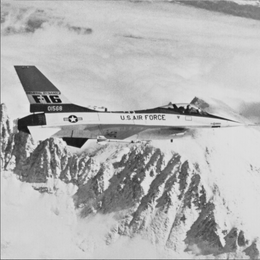
%> input picture project/plane.gif, 260 x 260 px, shrunk from 512 x 512 before the run
$ octave bitplane_slicing.m   (GNU Octave 9; MATLAB toolbox functions it lacks are replaced by stand-ins)
%> lines starting %> are read from the running program, lines starting %| are printed output that depends on the picture; in (x1, y1, x2, y2) boxes, pixels count from 0 and x2, y2 are one past the last pixel; in counts of white or black regions, pixels touching at a corner belong together; the program's own positions count from 1
clc
clear all
close all
i1 = imread('/Users/akshaygugale/Downloads/sem3-VIT/CSE4019/project/plane.gif');
%> i1: size 260x260 uint8; min 0, max 221, mean 164.3
i2 = imread('/Users/akshaygugale/Downloads/sem3-VIT/CSE4019/project/house.gif');
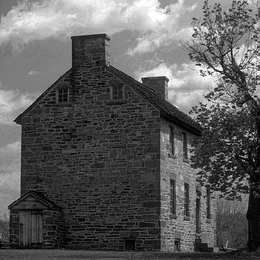
%> input picture project/house.gif, 260 x 260 px, shrunk from 512 x 512 before the run
%> i2 is the input picture: size 260x260 uint8; min 0, max 255, mean 92.9

[m n] = size(i1);
%> m = 260; n = 260

for k=1:m
    for l=1:n
        b7(k,l) = bitand(i1(k,l),128);
        b6(k,l) = bitand(i1(k,l),64);
        b5(k,l) = bitand(i1(k,l),32);
        b4(k,l) = bitand(i1(k,l),16);
        b3(k,l) = bitand(i1(k,l),8);
        b2(k,l) = bitand(i1(k,l),4);
        b1(k,l) = bitand(i1(k,l),2);
        b0(k,l) = bitand(i1(k,l),0);
    end
end
%> b0: size 260x260 uint8; every value is 0
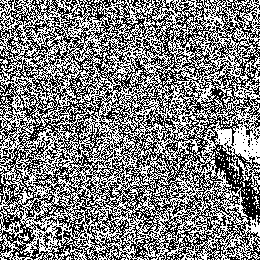
%> b1: size 260x260 uint8; values 0 (black) and 2 (white), 50.1% white; black in thin lines or dots
%> b2: size 260x260 uint8; values 0 (black) and 4 (white), 49.7% white in thin lines or dots
%> b3: size 260x260 uint8; values 0 (black) and 8 (white), 51.4% white; 490 black regions (465 under 20 px), largest, box (x1, y1, x2, y2) and area: (0, 0, 260, 260) 28932, (0, 0, 81, 86) 1433, (84, 0, 149, 12) 244
%> b4: size 260x260 uint8; values 0 (black) and 16 (white), 45.7% white; 449 white regions (424 under 20 px), largest, box (x1, y1, x2, y2) and area: (0, 0, 260, 127) 15543, (0, 65, 256, 260) 12901, (48, 93, 91, 114) 208
%> b5: size 260x260 uint8; values 0 (black) and 32 (white), 48.5% white; 476 white regions (421 under 20 px), largest, box (x1, y1, x2, y2) and area: (0, 0, 260, 121) 18255, (0, 115, 240, 260) 8088, (182, 230, 260, 260) 1118
%> b6: size 260x260 uint8; values 0 (black) and 64 (white), 51.2% white; 361 black regions (324 under 20 px), largest, box (x1, y1, x2, y2) and area: (0, 0, 260, 260) 29598, (176, 232, 260, 260) 660, (0, 171, 20, 260) 216
%> b7: size 260x260 uint8; values 0 (black) and 128 (white), 78.9% white; 147 black regions (130 under 20 px), largest, box (x1, y1, x2, y2) and area: (59, 146, 181, 233) 4109, (0, 66, 129, 183) 3750, (155, 161, 237, 256) 2417
figure(1);
subplot(3,3,1),imshow(i1),title('Plane img');
subplot(3,3,2),imshow(b0),title('b0');
subplot(3,3,3),imshow(b1),title('b1');
subplot(3,3,4),imshow(b2),title('b2');
subplot(3,3,5),imshow(b3),title('b3');
subplot(3,3,6),imshow(b4),title('b4');
subplot(3,3,7),imshow(b5),title('b5');
subplot(3,3,8),imshow(b6),title('b6');
subplot(3,3,9),imshow(b7),title('b7');

[p q] = size(i2);
%> p = 260; q = 260

for k=1:p
    for l=1:q
        c7(k,l) = bitand(i2(k,l),128);
        c6(k,l) = bitand(i2(k,l),64);
        c5(k,l) = bitand(i2(k,l),32);
        c4(k,l) = bitand(i2(k,l),16);
        c3(k,l) = bitand(i2(k,l),8);
        c2(k,l) = bitand(i2(k,l),4);
        c1(k,l) = bitand(i2(k,l),2);
        c0(k,l) = bitand(i2(k,l),0);
    end
end
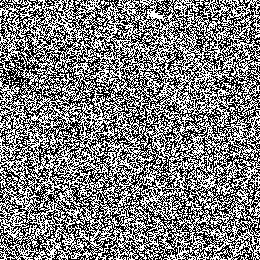
%> c1: size 260x260 uint8; values 0 (black) and 2 (white), 49.7% white in thin lines or dots
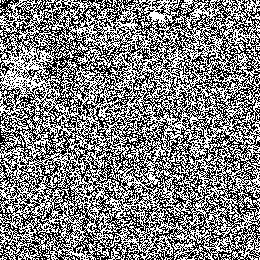
%> c2: size 260x260 uint8; values 0 (black) and 4 (white), 50.6% white; black in thin lines or dots
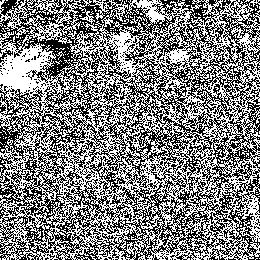
%> c3: size 260x260 uint8; values 0 (black) and 8 (white), 50.4% white; black in thin lines or dots
%> c4: size 260x260 uint8; values 0 (black) and 16 (white), 48.2% white in thin lines or dots
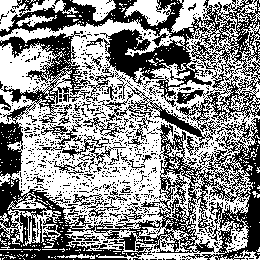
%> c5: size 260x260 uint8; values 0 (black) and 32 (white), 54.7% white; 939 black regions (889 under 20 px), largest, box (x1, y1, x2, y2) and area: (0, 31, 260, 260) 14493, (0, 0, 260, 135) 9728, (106, 85, 213, 145) 826
%> c6: size 260x260 uint8; values 0 (black) and 64 (white), 31.2% white; 1250 white regions (1193 under 20 px), largest, box (x1, y1, x2, y2) and area: (0, 0, 260, 123) 8002, (156, 174, 251, 253) 2978, (0, 43, 72, 98) 1970
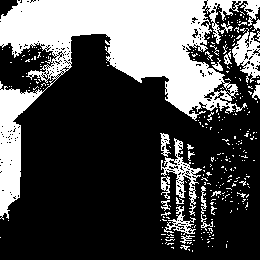
%> c7: size 260x260 uint8; values 0 (black) and 128 (white), 31.4% white; 307 white regions (284 under 20 px), largest, box (x1, y1, x2, y2) and area: (0, 0, 260, 220) 17581, (161, 138, 202, 216) 764, (232, 28, 260, 83) 760
figure(2);
subplot(3,3,1),imshow(i2),title('House img');
subplot(3,3,2),imshow(c0),title('c0');
subplot(3,3,3),imshow(c1),title('c1');
subplot(3,3,4),imshow(c2),title('c2');
subplot(3,3,5),imshow(c3),title('c3');
subplot(3,3,6),imshow(c4),title('c4');
subplot(3,3,7),imshow(c5),title('c5');
subplot(3,3,8),imshow(c6),title('c6');
subplot(3,3,9),imshow(c7),title('c7');
